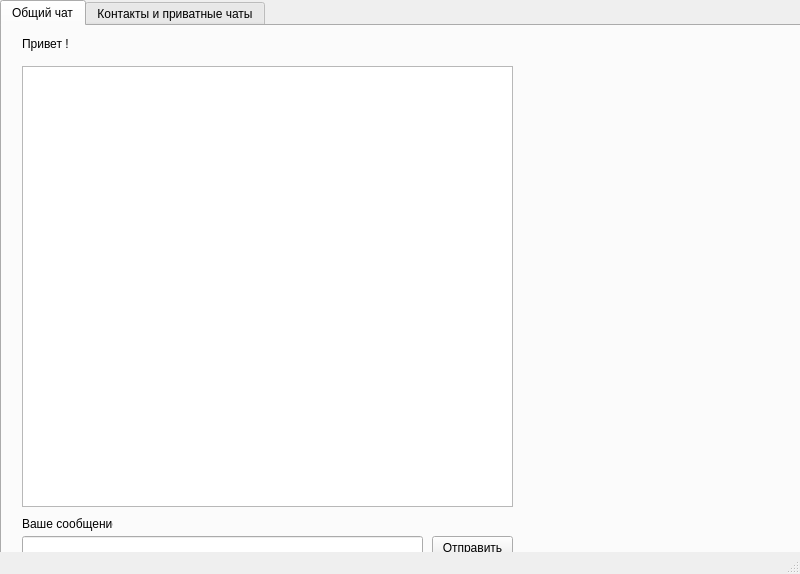
<?xml version="1.0" encoding="UTF-8"?>
<ui version="4.0">
 <class>MainWindow</class>
 <widget class="QMainWindow" name="MainWindow">
  <property name="geometry">
   <rect>
    <x>0</x>
    <y>0</y>
    <width>800</width>
    <height>574</height>
   </rect>
  </property>
  <property name="windowTitle">
   <string>Messanger Client</string>
  </property>
  <widget class="QWidget" name="centralwidget">
   <widget class="QTabWidget" name="tabWidget">
    <property name="geometry">
     <rect>
      <x>0</x>
      <y>0</y>
      <width>801</width>
      <height>601</height>
     </rect>
    </property>
    <property name="currentIndex">
     <number>0</number>
    </property>
    <widget class="QWidget" name="tab">
     <attribute name="title">
      <string>Общий чат</string>
     </attribute>
     <widget class="QLabel" name="clientNameLabel">
      <property name="geometry">
       <rect>
        <x>20</x>
        <y>10</y>
        <width>381</width>
        <height>16</height>
       </rect>
      </property>
      <property name="text">
       <string>Привет &lt;unknown&gt;!</string>
      </property>
     </widget>
     <widget class="QListWidget" name="commonChatListWidget">
      <property name="geometry">
       <rect>
        <x>20</x>
        <y>40</y>
        <width>491</width>
        <height>441</height>
       </rect>
      </property>
     </widget>
     <widget class="QLabel" name="label">
      <property name="geometry">
       <rect>
        <x>20</x>
        <y>490</y>
        <width>91</width>
        <height>16</height>
       </rect>
      </property>
      <property name="text">
       <string>Ваше сообщение:</string>
      </property>
     </widget>
     <widget class="QLineEdit" name="commonMessageLineEdit">
      <property name="geometry">
       <rect>
        <x>20</x>
        <y>510</y>
        <width>401</width>
        <height>21</height>
       </rect>
      </property>
     </widget>
     <widget class="QPushButton" name="commonMessageSendButton">
      <property name="geometry">
       <rect>
        <x>430</x>
        <y>510</y>
        <width>81</width>
        <height>23</height>
       </rect>
      </property>
      <property name="text">
       <string>Отправить</string>
      </property>
     </widget>
    </widget>
    <widget class="QWidget" name="tab_2">
     <attribute name="title">
      <string>Контакты и приватные чаты</string>
     </attribute>
     <widget class="QLabel" name="clientNameLabel_2">
      <property name="geometry">
       <rect>
        <x>20</x>
        <y>10</y>
        <width>381</width>
        <height>16</height>
       </rect>
      </property>
      <property name="text">
       <string>Привет &lt;unknown&gt;!</string>
      </property>
     </widget>
    </widget>
   </widget>
  </widget>
  <widget class="QStatusBar" name="statusbar"/>
 </widget>
 <resources/>
 <connections/>
</ui>
